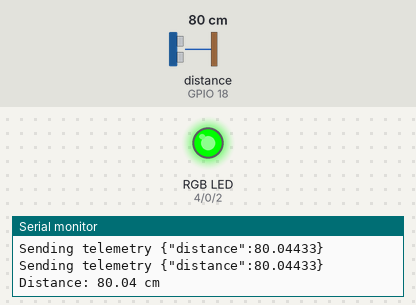
This program was run on a simulated ESP32. On the bench: an RGB LED mixed from three pins (HIGH = lit), the last lines printed to the serial monitor. Wiring (inferred from the names in the program): ultrasonic range finder: trigger GPIO 5; echo GPIO 18. The test bench sets the inputs (shaded band); at power-on: distance to the obstacle (sensor on GPIO 18) 80 cm. The echo pulse lasts 58.3 µs per cm; WiFi joins after 1.5 s; servers stay silent unless stated; no MQTT or app messages arrive unless stated; pins used as bus, display or sensor lines are not drawn.

Above: at 2.7 s.
2.8 s: distance to the obstacle (sensor on GPIO 18) set to 22 cm
4.3 s: distance to the obstacle (sensor on GPIO 18) set to 17 cm
At 4.9 s:
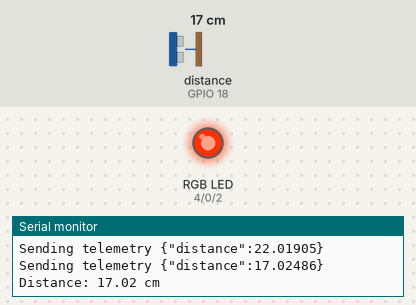
5.8 s: distance to the obstacle (sensor on GPIO 18) set to 11 cm
7.3 s: distance to the obstacle (sensor on GPIO 18) set to 8 cm
At 8.0 s:
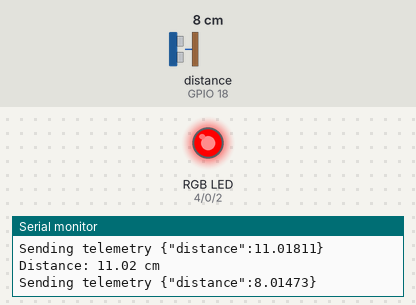
8.8 s: distance to the obstacle (sensor on GPIO 18) set to 35 cm
At 9.8 s:
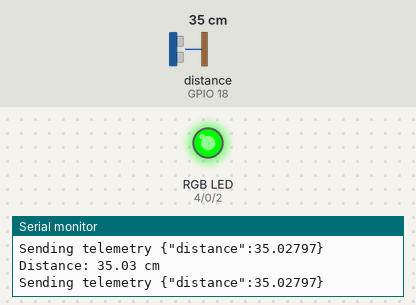
10.3 s: distance to the obstacle (sensor on GPIO 18) set to 2 cm
At 10.8 s:
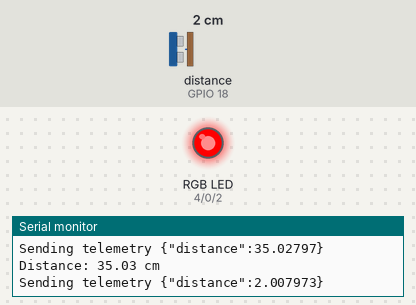
Timing chart, 0 to 12.8 s (numbered marks = the images above; inputs shaded):
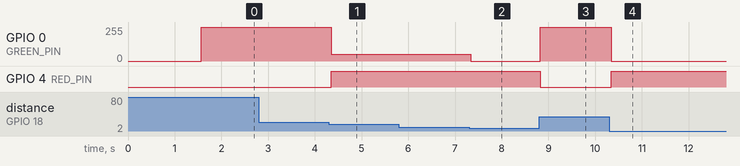

The program:

main.cpp
```cpp
#include <Arduino.h>
#include <PubSubClient.h>
#include <ArduinoJson.h>
#include "WiFi.h"
#include "mqtt_config.h"
#include "io.h"
#include "connections.h"

// ------------------------------- mqtt -------------------------------

WiFiClient espClient;
PubSubClient client(espClient); // Setup MQTT client

// Declaracion de funciones
void createMQTTClient();
void reconnectMQTTClient();

// --------------------------------------------------------------------

float distance = 0;               //stores the distance measured by the distance sensor
int cnt_50ms = 0;                 // Contador que se incrementa cada 50ms
int cnt_500ms = 0;                 // Contador de 500 ms

int publish_message = 0;          // Bandera que publica
int print_serial = 0;             // Bandera para imprimir el valor del sensor


void setup() {
  // Init Serial port
  int serial_speed = SERIAL_SPEED; // Serial Speed
  Serial.begin(serial_speed);
  setup_ports();
  setup_wifi(SSID, PASSWORD);
  createMQTTClient();
}

void loop() {
  reconnectMQTTClient();
  client.loop();
  // distance
  distance = getDistance();
  led_color(distance);
  // Tiempos
  if (cnt_50ms >= 9) {
    // 500 ms
    publish_message = 1;
    cnt_50ms = 0;
    cnt_500ms++;
  }
  if (cnt_500ms > 1) {
    // 1 seg
    print_serial = 1;
    cnt_500ms = 0;
  }

  // Publicacion del mensaje por MQTT
  if(publish_message == 1) {
    // A los 500 ms publica mensaje
    // Serializar JSON
    JsonDocument doc;
    doc["distance"] = distance;
    String telemetry;
    serializeJson(doc, telemetry);
    Serial.print("Sending telemetry ");
    Serial.println(telemetry.c_str());
    // Publish mensaje
    client.publish(TOPIC1,telemetry.c_str());
    publish_message = 0;
  }
  // Despliegue del mensaje serial
  if(print_serial == 1) {
    // Al segundo se muestra el mensaje serial
    Serial.print("Distance: ");
    Serial.print(distance);
    Serial.println(" cm");
    print_serial = 0;
  }
  cnt_50ms++;
  delay(50);
}

/*--------------------------------------------------  */
void createMQTTClient() {
  client.setServer(BROKER, 1883);
  // client.setCallback(clientCallback); Si el cliente recibe mensajes
  reconnectMQTTClient();
}

void reconnectMQTTClient() {
  while (!client.connected()) {
    Serial.print("Attempting MQTT connection...");
    if (client.connect(CLIENT_NAME)) {
      Serial.println("connected");
      // client.subscribe(Topic1...);
      // ...
    }
    else {
      Serial.print("Retying in 5 seconds - failed, rc=");
      Serial.println(client.state());
      delay(5000);
    }
  }
}

// Handle incomming messages from the broker
void clientCallback(char *topic, uint8_t *payload, unsigned int length) {
  // code...
}
```

connections.h
```cpp
#ifndef CONNECTIONS_H
#define CONNECTIONS_H
#include <Arduino.h>
#include "WiFi.h"


// Serial
#define SERIAL_SPEED 9600

// Wifi
#define PASSWORD "1245678h"            // Cambiar
#define SSID "IoT"                     // Cambiar

/* ----- Wifi ----- */
void setup_wifi(const char *ssid, const char *password);

#endif //CONECTIONS_H
```

io.h
```cpp
#ifndef IO_H
#define IO_H

// Sensor de ultrasonido
#define TRIG_PIN 5
#define ECHO_PIN 18

// Led RGB
#define RED_PIN 4
#define GREEN_PIN  0
#define BLUE_PIN 2

void setup_ports(void);
float getDistance();
void led_color(float);

#endif // IO_H
```

connections.cpp
```cpp
#include "connections.h"

// Wifi conection
void setup_wifi(const char *ssid, const char *password) {
  Serial.print("\nConnecting to ");
  Serial.println(ssid);

  // Connect to network
  WiFi.begin(ssid, password);

  // Wait for connection
  while (WiFi.status() != WL_CONNECTED) {
    delay(500);
    Serial.print(".");
  }
  Serial.println();
  Serial.println("WiFi connected");
  Serial.print("IP address: ");
  Serial.println(WiFi.localIP());
}
```

io.cpp
```cpp
#include "io.h"
#include <Arduino.h>


void setup_ports(void) {
  // Ultrisonic sensor
  pinMode(TRIG_PIN, OUTPUT);
  pinMode(ECHO_PIN, INPUT);
  //set the RGB LED pins to output
  pinMode(RED_PIN, OUTPUT);
  pinMode(GREEN_PIN, OUTPUT);
  pinMode(BLUE_PIN, OUTPUT);
}


//RETURNS THE DISTANCE MEASURED BY THE HC-SR04 DISTANCE SENSOR
float getDistance() {
  float echoTime;                   //variable to store the time it takes for a ping to bounce off an object
  float calculatedDistance;         //variable to store the distance calculated from the echo time

  //send out an ultrasonic pulse that's 10ms long
  digitalWrite(TRIG_PIN, HIGH);
  delayMicroseconds(10);
  digitalWrite(TRIG_PIN, LOW);

  echoTime = pulseIn(ECHO_PIN, HIGH);

  calculatedDistance = echoTime / 148.0;

  return calculatedDistance*2.54;         // Distance in cm
}

void led_color(float distance) {
  if (distance <= 10) {
    //if the object is close
    //make the RGB LED red
    analogWrite(RED_PIN, 255);
    analogWrite(GREEN_PIN, 0);
    analogWrite(BLUE_PIN, 0);
  }
  else if (10 < distance && distance < 20) {
    //if the object is a medium distance
    //make the RGB LED yellow
    analogWrite(RED_PIN, 255);
    analogWrite(GREEN_PIN, 50);
    analogWrite(BLUE_PIN, 0);
  }
  else {
    //if the object is far away
    //make the RGB LED green
    analogWrite(RED_PIN, 0);
    analogWrite(GREEN_PIN, 255);
    analogWrite(BLUE_PIN, 0);
  }
}
```

mqtt_config.h
```cpp
#ifndef MQTT_CONFIG_H
#define MQTT_CONFIG_H

#define MAX_TOPICS 10
#define SIZE_TOPIC 200

// MQTT settings
const char *ID = "thing-001";  // Ojo debe ser unico

const char *BROKER = "test.mosquitto.org";
const char *CLIENT_NAME = "thing-001"; // Pongamoslo igual por ahora

const char *TOPIC1 = "sensors/ultrasonic";

#endif //MQTT_CONFIG_H
```

Measured:
- the behaviour switches between 20 and 19 cm on distance to the obstacle (sensor on GPIO 18) (found by bisection; images 0 and 1)
- the behaviour switches between 10 and 9 cm on distance to the obstacle (sensor on GPIO 18) (found by bisection; images 1 and 2)
- after the input at 4.3 s, GPIO 0 (GREEN_PIN): 255/255 → 50/255 after 0.05 s; GPIO 4 (RED_PIN): LOW → HIGH after 0.05 s
- after the input at 7.3 s, GPIO 0 (GREEN_PIN): 50/255 → 0/255 at once
- after the input at 8.8 s, GPIO 0 (GREEN_PIN): 0/255 → 255/255 at once; GPIO 4 (RED_PIN): HIGH → LOW at once
- after the input at 10.3 s, GPIO 0 (GREEN_PIN): 255/255 → 0/255 after 0.05 s; GPIO 4 (RED_PIN): LOW → HIGH after 0.05 s
